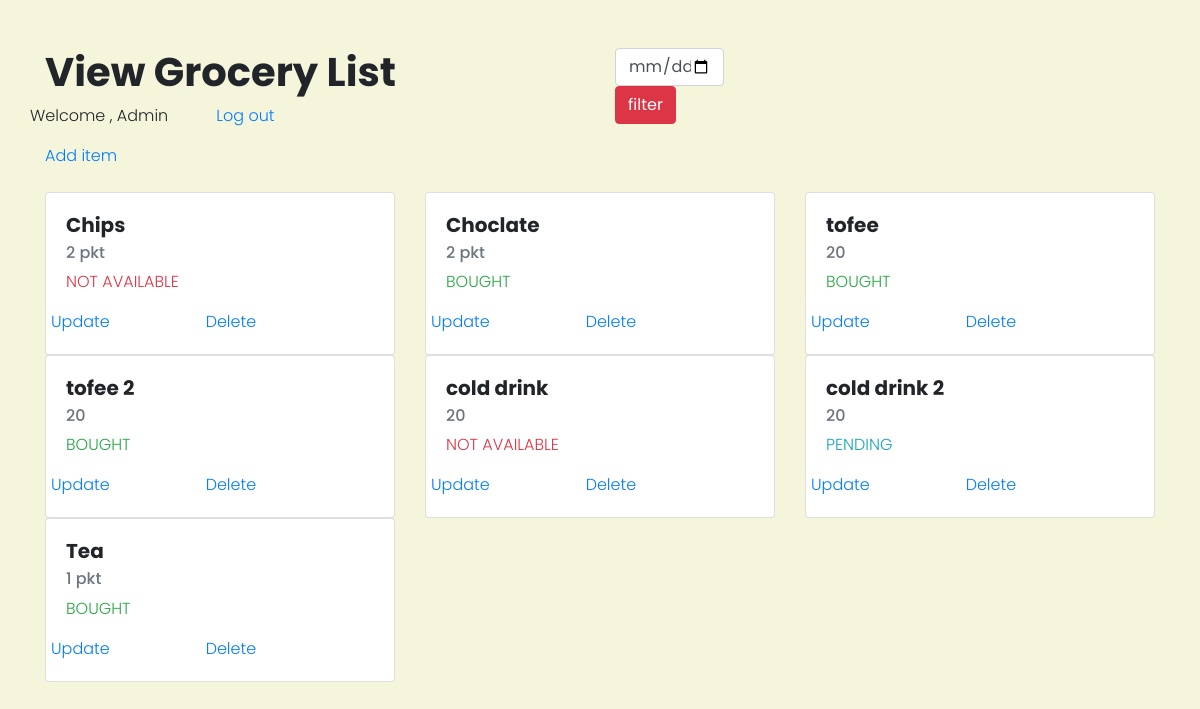
The app's page / (signed in) with its own data.
### groocerybag/models.py (models this page shows)
class items(models.Model):
    bought='bought'
    left='left'
    not_available='not-available'
    Choice=(
        (bought,'bought'),(left,'left'),(not_available,'not-available')
    )
    user=models.ForeignKey(User, on_delete=models.CASCADE)
    item_name=models.CharField(max_length=200)
    item_qun=models.CharField(max_length=200)
    status=models.CharField(choices=Choice,max_length=100,default=bought)
    date=models.DateField()

### groocerybag/views.py (the view)
# urls.py: path('',views.home,name='home'),
@login_required(login_url='/log-in')
def home(request):
    user=request.user
    try:
        if request.method=='GET':
            date=request.GET['date']
            item=items.objects.filter(user=user,date=date)
            param={
                'item':item
                }
            return render(request,'index.html',param)
    except:
        item=items.objects.filter(user=user)
        param={
            'item':item
        }
        return render(request,'index.html',param)

### templates/index.html (shortened to what this page needs)
<html>
    <head>
        <link rel="stylesheet" href="https://maxcdn.bootstrapcdn.com/bootstrap/4.4.1/css/bootstrap.min.css">
        <link rel="stylesheet" href="/static/HTML/css/style.css">
    </head>
    <body>
        <div class="container mt-5">
            <div class="row">
                <div class="col-lg-6">
                    <h1>View Grocery List</h1>
                    <div class='row'>
                    <p>Welcome , {{request.user.first_name}}</p>
                    <a href='logout' class='ml-5'>Log out</a>
                    </div>
                    <a href='/add'>Add item</a>
                </div>
                <div class="col-lg-6 float-right">
                    <div class="row">
                        <form action="" method="GET">
                        <div class="col-lg-8">
                            <input name="date" id='date'type="date" class="form-control">
                        </div>
                        <div class="col-lg-4">
                            <input type="submit" class="btn btn-danger" value="filter">
                        </div></form>
                    </div>
                </div>
            </div>
            <div class="row mt-4">
                {% for i in item  %}
                <div class="col-lg-4">
                    <div class="card">
                        <div class="card-body">
                          <h5 class="card-title">{{i.item_name}}</h5>
                          <h6 class="card-subtitle mb-2 text-muted">{{i.item_qun}}</h6>
                          {% if i.status == "bought" %}
                          <p class="text-success">BOUGHT</p>
                          {% elif i.status == "not-available" %}
                          <p class="text-danger">NOT AVAILABLE</p>
                          {% else %}
                          <p class="text-info">PENDING</p>
                         {% endif %}
                         <div class='row x-3'>
                         <a href='/update/{{i.id}}' class="mr-5">Update</a>
                         <a href='/delete/{{i.id}}' class="ml-5">Delete</a>
                         </div>
                        </div>
                      </div>
                </div>
                {% endfor %}
            </div>
        </div>
    </body>
</html>

### static/HTML/css/style.css (style rules this page uses)
body { font-family: 'Poppins', sans-serif; font-weight: 300; background-color: beige; }
h1, h2, h3, h4, h5 { font-family: 'Poppins', sans-serif; font-weight: 700; }

### records on screen
items: item_name "Chips", item_qun "2 pkt", status "NOT AVAILABLE"
items: item_name "Choclate", item_qun "2 pkt", status "BOUGHT"
items: item_name "tofee", item_qun "20", status "BOUGHT"
items: item_name "tofee 2", item_qun "20", status "BOUGHT"
items: item_name "cold drink", item_qun "20", status "NOT AVAILABLE"
items: item_name "cold drink 2", item_qun "20", status "PENDING"
items: item_name "Tea", item_qun "1 pkt", status "BOUGHT"

### other values on screen
{{ request.user.first_name }} "Admin"
